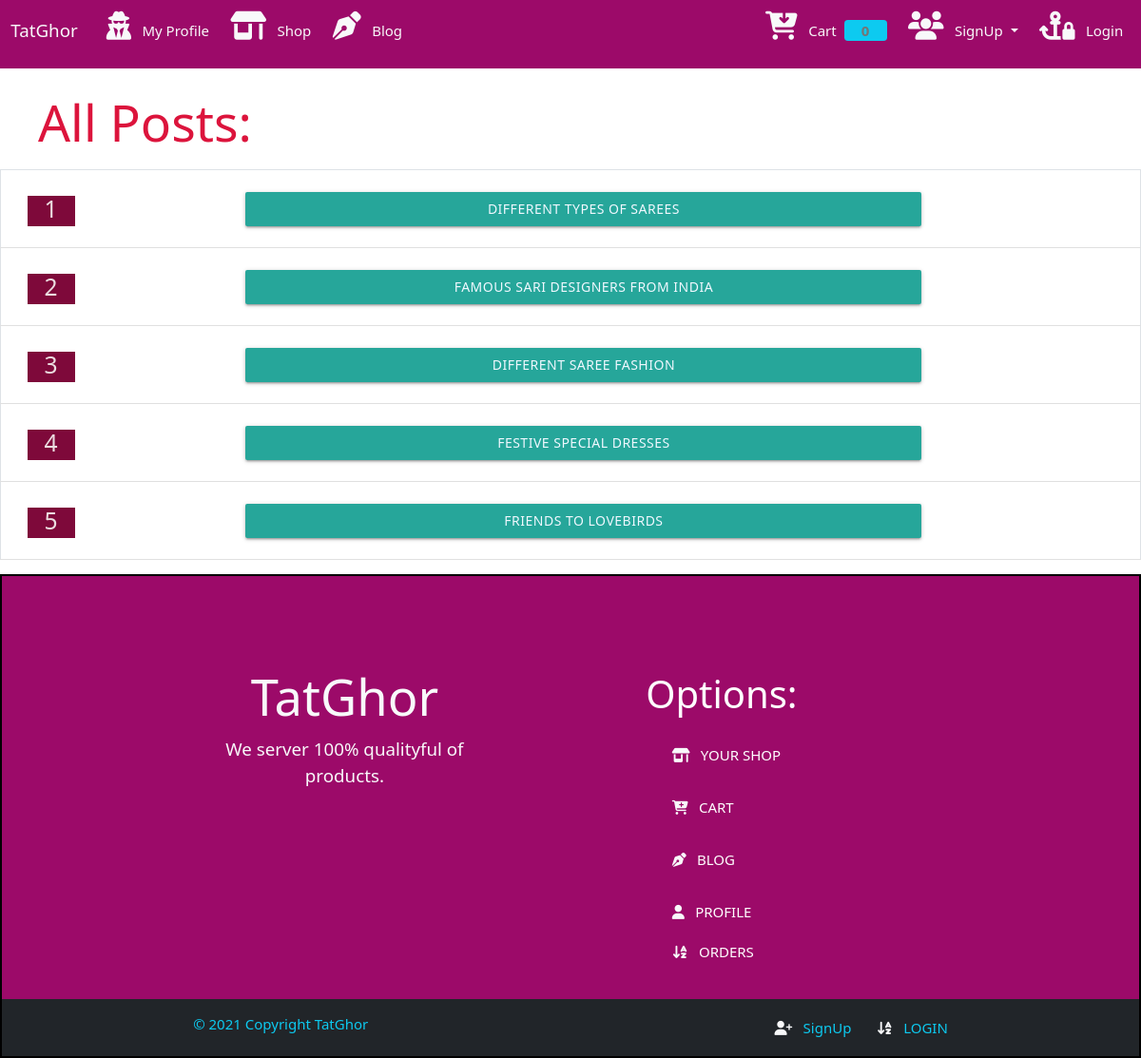
The app's page /blog/showblog/ with its own data.
### Blog2/models.py (models this page shows, shortened)
class Post(models.Model):
    post_id = models.AutoField(primary_key=True)
    title = models.CharField(max_length=100)
    content = FroalaField()
    cat = models.ForeignKey(BlogCategory, on_delete=models.CASCADE)
    slug = models.SlugField(max_length=1000, null=True, blank=True)
    image = models.ImageField(upload_to = 'upload/blog/postImg/')
    created_at = models.DateTimeField(auto_now_add=True)
    upload_to = models.DateTimeField(auto_now=True)

### Blog2/views.py (the view)
# urls.py: path('showblog/',ShowBlogs, name="show_blogs"),
def ShowBlogs(request):
   blogs = Post.objects.all()
   context = {
       "blogs":blogs
   }
   return render(request, 'blog/show_blog.html', context)

### Store/templatetags/custom_filter.py (called while the page is built)
@register.filter(name='has_group')
def has_group(user, group_name):
    return user.groups.filter(name=group_name).exists()

### templates/blog/show_blog.html (shortened to what this page needs)
{% extends "store/base.html" %}
{% block content %}
{% load custom_filter %}
<div class="col-lg-12">
    <h2 style="margin-left: 40px; color: crimson; margin-bottom: 20px;"> All Posts: </h2>
    <table class="table border">
        {% for blog in blogs %}
        <tr>
            <td>
                <div class="col-lg-6" style="background-color: rgb(126, 9, 58); height: 32px; width: 50px; margin-left: 20px; ">
                    <h5 style="color:rgb(235, 221, 224); text-align: center; margin-top: 5px; ">
                        {{forloop.counter}}
                    </h5>
                </div>
            </td>
            <td >
                <div class="btn btn-outline-info col-lg-9 m-3 "   >
                    <a href="{% url 'blog_detail' blog.slug %}" style="color: aliceblue;">{{blog.title}}</a>
                  </div>
            </td>
        </tr>
        {% endfor %}
    </table>
</div>
{% endblock %}

### templates/store/footer.html (style rules this page uses)
a { text-decoration: none; color:aliceblue; }

### records on screen
Post: title "DIFFERENT TYPES OF SAREES"
Post: title "FAMOUS SARI DESIGNERS FROM INDIA"
Post: title "DIFFERENT SAREE FASHION"
Post: title "FESTIVE SPECIAL DRESSES"
Post: title "FRIENDS TO LOVEBIRDS"

### other values on screen
{{ request.session.cart.keys|length }} "0"
